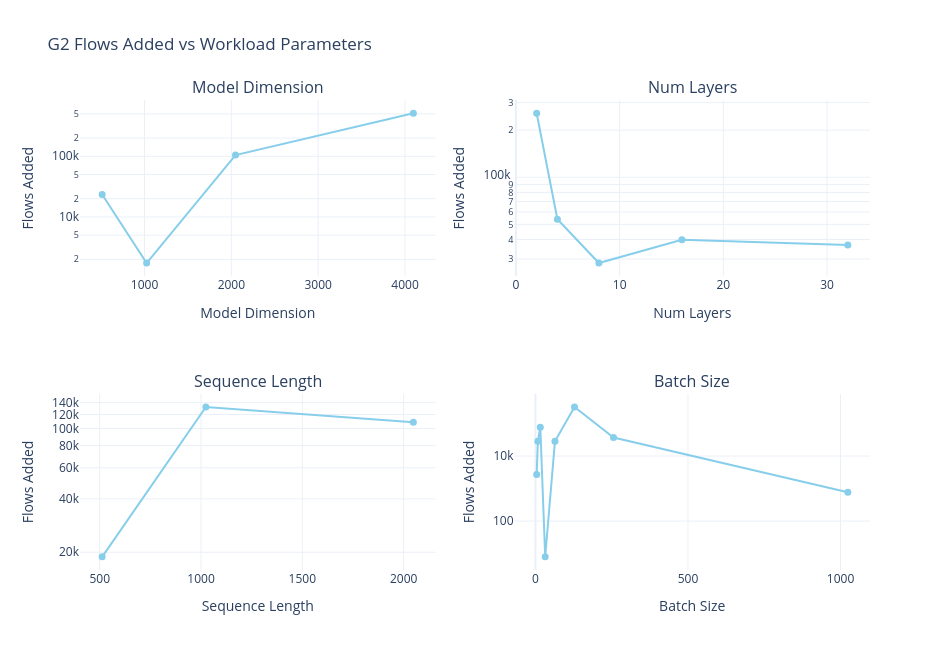
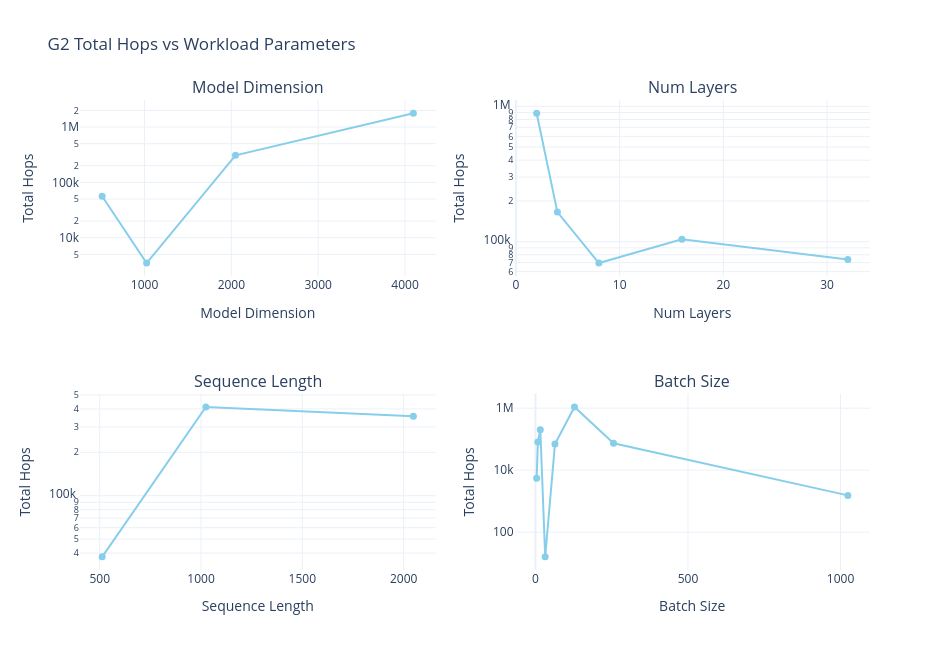

The notebook cell these images were saved under, in order:
### Code cell
# --- Plot: flows_added and total_hops vs workload params (2x2 per metric) ---

param_axis = {
    'd_model': 'Model Dimension',
    'num_stacks': 'Num Layers',
    'seq_len': 'Sequence Length',
    'batch': 'Batch Size',
}

for metric, mlabel in [('flows_added', 'Flows Added'), ('total_hops', 'Total Hops')]:
    fig = make_subplots(rows=2, cols=2, subplot_titles=list(param_axis.values()))
    for idx, (param, plabel) in enumerate(param_axis.items()):
        row, col = divmod(idx, 2)
        row += 1; col += 1
        agg = df.groupby(param, as_index=False)[metric].mean().sort_values(param)
        fig.add_trace(go.Scatter(
            x=agg[param], y=agg[metric],
            mode='lines+markers',
            marker=dict(size=7, color='skyblue'),
            line=dict(color='skyblue', width=2),
            showlegend=False,
        ), row=row, col=col)
        fig.update_xaxes(title_text=plabel, row=row, col=col)
        fig.update_yaxes(title_text=mlabel, type='log', row=row, col=col)

    fig.update_layout(
        title=f'G2 {mlabel} vs Workload Parameters',
        template='plotly_white', font=dict(size=12),
        height=650, width=950,
    )
    fig.show()

### Figure 1 — Plotly figure (JSON) as saved in the notebook; plotly's stock layout.template omitted (floating-point values rounded to 4 significant figures)
{"data": [{"line": {"color": "skyblue", "width": 2}, "marker": {"color": "skyblue", "size": 7}, "mode": "lines+markers", "showlegend": false, "type": "scatter", "x": [512, 1024, 2048, 4096], "xaxis": "x", "y": [23470.0, 1736.0, 104600.0, 513500.0], "yaxis": "y"}, {"line": {"color": "skyblue", "width": 2}, "marker": {"color": "skyblue", "size": 7}, "mode": "lines+markers", "showlegend": false, "type": "scatter", "x": [2, 4, 8, 16, 32], "xaxis": "x2", "y": [256800.0, 53930.0, 28290.0, 39820.0, 36910.0], "yaxis": "y2"}, {"line": {"color": "skyblue", "width": 2}, "marker": {"color": "skyblue", "size": 7}, "mode": "lines+markers", "showlegend": false, "type": "scatter", "x": [512, 1024, 2048], "xaxis": "x3", "y": [18840.0, 132400.0, 108400.0], "yaxis": "y3"}, {"line": {"color": "skyblue", "width": 2}, "marker": {"color": "skyblue", "size": 7}, "mode": "lines+markers", "showlegend": false, "type": "scatter", "x": [4, 8, 16, 32, 64, 128, 256, 1024], "xaxis": "x4", "y": [2704.0, 28670.0, 76930.0, 8.0, 28290.0, 322900.0, 36910.0, 768.0], "yaxis": "y4"}], "layout": {"annotations": [{"font": {"size": 16}, "showarrow": false, "text": "Model Dimension", "x": 0.225, "xanchor": "center", "xref": "paper", "y": 1, "yanchor": "bottom", "yref": "paper"}, {"font": {"size": 16}, "showarrow": false, "text": "Num Layers", "x": 0.775, "xanchor": "center", "xref": "paper", "y": 1, "yanchor": "bottom", "yref": "paper"}, {"font": {"size": 16}, "showarrow": false, "text": "Sequence Length", "x": 0.225, "xanchor": "center", "xref": "paper", "y": 0.375, "yanchor": "bottom", "yref": "paper"}, {"font": {"size": 16}, "showarrow": false, "text": "Batch Size", "x": 0.775, "xanchor": "center", "xref": "paper", "y": 0.375, "yanchor": "bottom", "yref": "paper"}], "font": {"size": 12}, "height": 650, "title": {"text": "G2 Flows Added vs Workload Parameters"}, "width": 950, "xaxis": {"anchor": "y", "domain": [0, 0.45], "title": {"text": "Model Dimension"}}, "xaxis2": {"anchor": "y2", "domain": [0.55, 1], "title": {"text": "Num Layers"}}, "xaxis3": {"anchor": "y3", "domain": [0, 0.45], "title": {"text": "Sequence Length"}}, "xaxis4": {"anchor": "y4", "domain": [0.55, 1], "title": {"text": "Batch Size"}}, "yaxis": {"anchor": "x", "domain": [0.625, 1], "title": {"text": "Flows Added"}, "type": "log"}, "yaxis2": {"anchor": "x2", "domain": [0.625, 1], "title": {"text": "Flows Added"}, "type": "log"}, "yaxis3": {"anchor": "x3", "domain": [0, 0.375], "title": {"text": "Flows Added"}, "type": "log"}, "yaxis4": {"anchor": "x4", "domain": [0, 0.375], "title": {"text": "Flows Added"}, "type": "log"}}}

### Figure 2 — Plotly figure (JSON) as saved in the notebook; plotly's stock layout.template omitted (floating-point values rounded to 4 significant figures)
{"data": [{"line": {"color": "skyblue", "width": 2}, "marker": {"color": "skyblue", "size": 7}, "mode": "lines+markers", "showlegend": false, "type": "scatter", "x": [512, 1024, 2048, 4096], "xaxis": "x", "y": [56230.0, 3488.0, 307800.0, 1780000.0], "yaxis": "y"}, {"line": {"color": "skyblue", "width": 2}, "marker": {"color": "skyblue", "size": 7}, "mode": "lines+markers", "showlegend": false, "type": "scatter", "x": [2, 4, 8, 16, 32], "xaxis": "x2", "y": [889900.0, 165400.0, 69470.0, 104000.0, 73820.0], "yaxis": "y2"}, {"line": {"color": "skyblue", "width": 2}, "marker": {"color": "skyblue", "size": 7}, "mode": "lines+markers", "showlegend": false, "type": "scatter", "x": [512, 1024, 2048], "xaxis": "x3", "y": [37680.0, 412900.0, 356500.0], "yaxis": "y3"}, {"line": {"color": "skyblue", "width": 2}, "marker": {"color": "skyblue", "size": 7}, "mode": "lines+markers", "showlegend": false, "type": "scatter", "x": [4, 8, 16, 32, 64, 128, 256, 1024], "xaxis": "x4", "y": [5440.0, 81600.0, 202600.0, 16.0, 69470.0, 1096000.0, 73820.0, 1536.0], "yaxis": "y4"}], "layout": {"annotations": [{"font": {"size": 16}, "showarrow": false, "text": "Model Dimension", "x": 0.225, "xanchor": "center", "xref": "paper", "y": 1, "yanchor": "bottom", "yref": "paper"}, {"font": {"size": 16}, "showarrow": false, "text": "Num Layers", "x": 0.775, "xanchor": "center", "xref": "paper", "y": 1, "yanchor": "bottom", "yref": "paper"}, {"font": {"size": 16}, "showarrow": false, "text": "Sequence Length", "x": 0.225, "xanchor": "center", "xref": "paper", "y": 0.375, "yanchor": "bottom", "yref": "paper"}, {"font": {"size": 16}, "showarrow": false, "text": "Batch Size", "x": 0.775, "xanchor": "center", "xref": "paper", "y": 0.375, "yanchor": "bottom", "yref": "paper"}], "font": {"size": 12}, "height": 650, "title": {"text": "G2 Total Hops vs Workload Parameters"}, "width": 950, "xaxis": {"anchor": "y", "domain": [0, 0.45], "title": {"text": "Model Dimension"}}, "xaxis2": {"anchor": "y2", "domain": [0.55, 1], "title": {"text": "Num Layers"}}, "xaxis3": {"anchor": "y3", "domain": [0, 0.45], "title": {"text": "Sequence Length"}}, "xaxis4": {"anchor": "y4", "domain": [0.55, 1], "title": {"text": "Batch Size"}}, "yaxis": {"anchor": "x", "domain": [0.625, 1], "title": {"text": "Total Hops"}, "type": "log"}, "yaxis2": {"anchor": "x2", "domain": [0.625, 1], "title": {"text": "Total Hops"}, "type": "log"}, "yaxis3": {"anchor": "x3", "domain": [0, 0.375], "title": {"text": "Total Hops"}, "type": "log"}, "yaxis4": {"anchor": "x4", "domain": [0, 0.375], "title": {"text": "Total Hops"}, "type": "log"}}}
